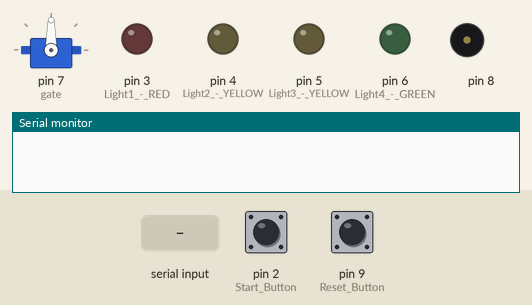
A sketch run on a simulated Arduino Uno, built with avr-gcc and run on an emulated ATmega328P. Shown: servo, output pins drawn as LEDs (lit = HIGH), buzzer (waves = sounding), the last lines printed to the serial monitor. Dashed ring = blinking. The inputs (shaded band) are chosen by the test bench; at power-on: pin 2 (Start_Button) LOW, pin 9 (Reset_Button) LOW. Random numbers use the default seed unless the sketch sets one.

Above: at 1.2 s.
1.3 s: pin 2 (Start_Button) pulled HIGH for 0.15 s
4.4 s: pin 9 (Reset_Button) pulled HIGH for 3.2 s
At 7.6 s:
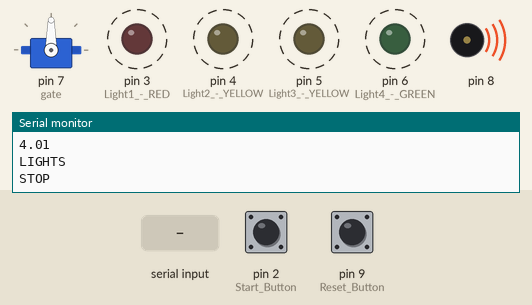
9.8 s: "2\n" received over Serial
At 15.7 s:
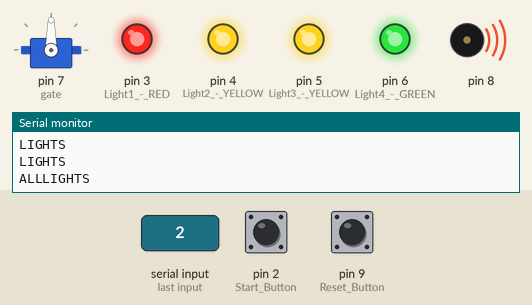
15.8 s: pin 9 (Reset_Button) pulled HIGH for 3.2 s
At 19.2 s:
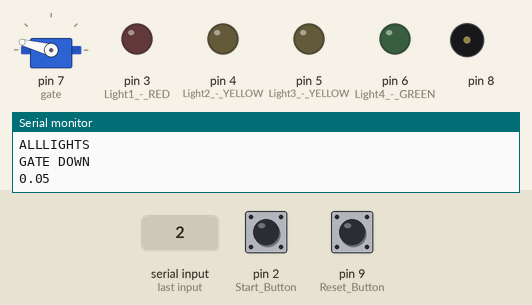
20.5 s: "200\n" received over Serial
23.5 s: pin 9 (Reset_Button) pulled HIGH for 3.2 s
At 25.77 s:
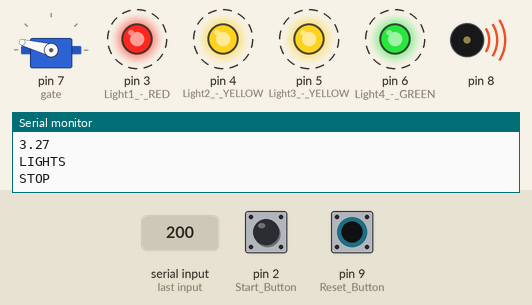
Timing chart, 0 to 29.2 s (numbered marks = the images above; inputs shaded):
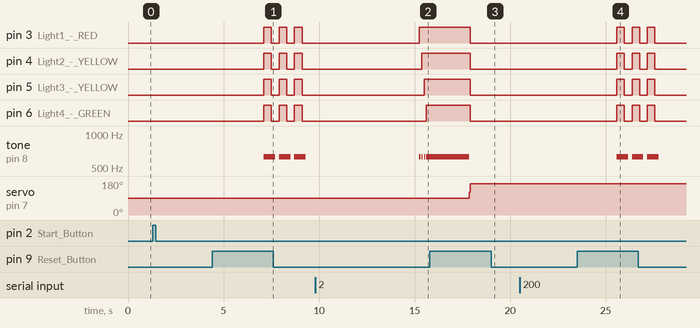

The sketch:

Sketch.ino
```cpp
#include <Servo.h>

int switchState = 0;
int resetState = 0;
int pulseFreq = 632;
Servo gate;

void setup(){
	pinMode(3, OUTPUT); //Light1 - RED
	pinMode(4, OUTPUT); //Light2 - YELLOW
	pinMode(5, OUTPUT); //Light3 - YELLOW
	pinMode(6, OUTPUT); //Light4 - GREEN
	pinMode(2, INPUT);  //Start Button
	pinMode(9, INPUT);  //Reset Button
	gate.attach(7);
	Serial.begin(9600);
}

void loop(){
	while (1)
	{
		interrupts();
		switchState = digitalRead(2);
		resetState = digitalRead(9);
		int inVal = 0;
		if (Serial.available() > 0){
			inVal = Serial.read() - '0';
		}

		if (resetState == HIGH || inVal == 1){
			inVal = 0;
			gate.write(165);
			resetLights();
		}
		else if (switchState == HIGH || inVal == 2){
			inVal = 0;
			resetLights();
			SerialOut(0);
			delay(1800);

			SerialOut(1);
			delay(2700);
			float randomTime = random(100, 2700);
			delay(randomTime);
			Serial.println(2.7 + randomTime / 1000);
			SerialOut(4);
			digitalWrite(3, HIGH);
			tone(8, pulseFreq, 60);
			testStop();

			delay(120);
			SerialOut(4);
			digitalWrite(4, HIGH);
			tone(8, pulseFreq, 60);
			testStop();

			delay(120);
			SerialOut(4);
			digitalWrite(5, HIGH);
			tone(8, pulseFreq, 60);
			testStop();

			delay(120);
			allLights();
			SerialOut(5);
			tone(8, pulseFreq, 2250);
			delay(2250);
			SerialOut(2);
			gate.write(120);

			//hier code voor startsensor

			StartTime();

			bool finished = false;
			while (finished == false)
			{
				delay(50);
				if (digitalRead(9) == HIGH) finished = true;
			}
			StopTime();
		}
	}
}
```

Light.ino
```cpp
void resetLights(){
	digitalWrite(3, LOW);
	digitalWrite(4, LOW);
	digitalWrite(5, LOW);
	digitalWrite(6, LOW);
}

void allLights(){
	digitalWrite(3, HIGH);
	digitalWrite(4, HIGH);
	digitalWrite(5, HIGH);
	digitalWrite(6, HIGH);
}
```

SerialOut.ino
```cpp
void SerialOut(int msg){
	switch (msg)
	{
	case 0:
		Serial.println("OK RIDERS RANDOM START");
		break;
	case 1:
		Serial.println("RIDERS READY - WATCH THE GATE");
		break;
	case 2:
		Serial.println("GATE DOWN");
		break;
	case 3:
		Serial.println("STOP");
		break;
	case 4:
		Serial.println("LIGHTS");
		break;
	case 5:
		Serial.println("ALLLIGHTS");
		break;
	default:
		break;
	}
}
```

Stop.ino
```cpp
void testStop(){
	resetState = digitalRead(9);
	if (resetState == HIGH)
	{
		SerialOut(3);
		for (int i = 0; i < 3; i++){
			tone(8, pulseFreq, 600);
			allLights();
			delay(400);
			resetLights();
			delay(400);
		}

		while (true) loop();
	}
}
```

Stopwatch.ino
```cpp
float startTime;
float TotalTime;

void StartTime(){
	startTime = millis();
}

void StopTime(){
	TotalTime = (millis() - startTime) / 1000L;
	Serial.println(TotalTime);
}
```

Measured:
- after the input at 9.8 s, pin 3 (Light1_-_RED): LOW → HIGH after 5.5 s; pin 4 (Light2_-_YELLOW): LOW → HIGH after 5.6 s; pin 5 (Light3_-_YELLOW): LOW → HIGH after 5.7 s; pin 6 (Light4_-_GREEN): LOW → HIGH after 5.8 s; tone on pin 8: alternates 632 Hz for 0.06 s and silent for 0.06 s, starting after 5.5 s
- after the input at 15.8 s, pin 3 (Light1_-_RED), pin 4 (Light2_-_YELLOW), pin 5 (Light3_-_YELLOW), pin 6 (Light4_-_GREEN): HIGH → LOW after 2.1 s
